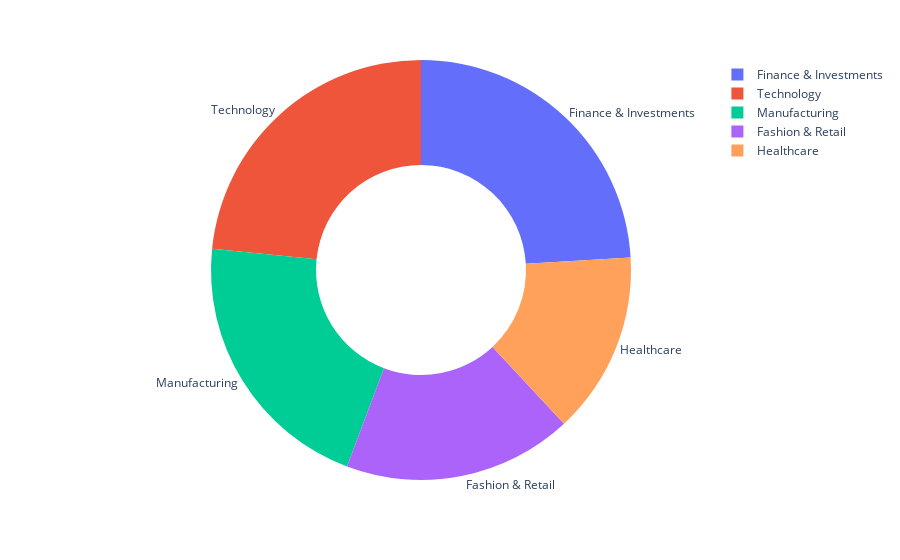

Here is the notebook cell this chart was saved with:
### Code cell
d2 = data["Industry"].value_counts().head(5)
names2 = d2.index
values2 = d2.values

fig2 = px.pie(data_frame=d2, names=names2, values=values2, hole=0.5)
fig2.update_traces(textinfo="label", textposition="outside")

fig2.show()

### Figure 1 — Plotly figure (JSON) as saved in the notebook; plotly's stock layout.template omitted (floating-point values rounded to 4 significant figures)
{"data": [{"domain": {"x": [0, 1], "y": [0, 1]}, "hole": 0.5, "hovertemplate": "index=%{label}<br>value=%{value}<extra></extra>", "labels": ["Finance & Investments", "Technology", "Manufacturing", "Fashion & Retail", "Healthcare"], "legendgroup": "", "name": "", "showlegend": true, "textinfo": "label", "textposition": "outside", "type": "pie", "values": [365, 355, 317, 268, 213]}], "layout": {"legend": {"tracegroupgap": 0}, "margin": {"t": 60}}}
